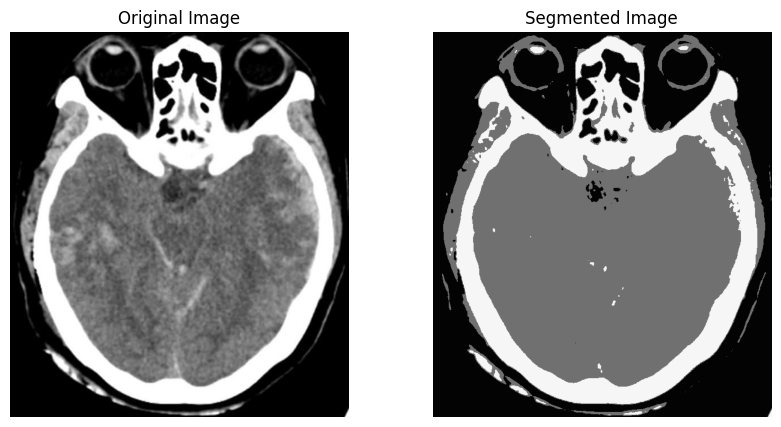

Write Python code to recreate this figure.
import cv2
import numpy as np
from sklearn.cluster import KMeans
import matplotlib.pyplot as plt

# Load the image
image_path = '/content/drive/MyDrive/Intellipat/Computer_Vision/Data/AI-headCT.jpg'
image = cv2.imread(image_path)

# Reshape the image into a 2D array of pixels
pixels = image.reshape((-1, 3))

# Define the number of clusters (i.e., segments)
num_clusters = 3

# Apply k-means clustering
kmeans = KMeans(n_clusters=num_clusters)
kmeans.fit(pixels)

# Get the labels and centroids of the clusters
labels = kmeans.labels_
centroids = kmeans.cluster_centers_

# Assign each pixel in the image to its corresponding centroid color
segmented_image = centroids[labels].reshape(image.shape).astype(np.uint8)

# Display the original and segmented images using matplotlib
plt.figure(figsize=(10, 5))

plt.subplot(1, 2, 1)
plt.imshow(cv2.cvtColor(image, cv2.COLOR_BGR2RGB))
plt.title('Original Image')
plt.axis('off')

plt.subplot(1, 2, 2)
plt.imshow(cv2.cvtColor(segmented_image, cv2.COLOR_BGR2RGB))
plt.title('Segmented Image')
plt.axis('off')

plt.show()
